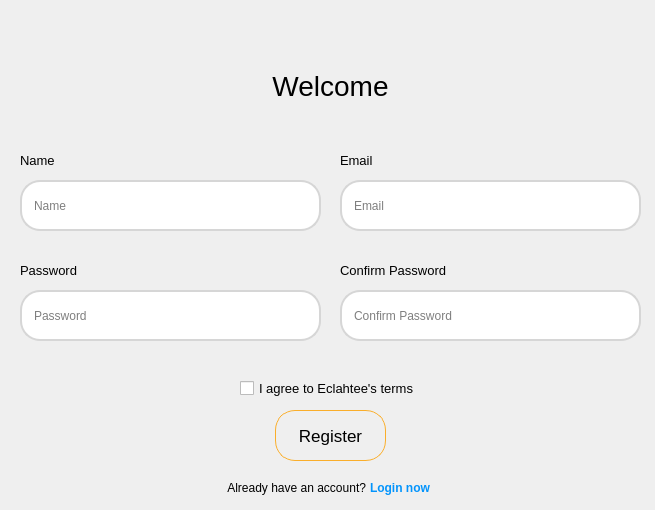
<?xml version="1.0" encoding="UTF-8"?>
<ui version="4.0">
 <class>MainWindow</class>
 <widget class="QMainWindow" name="MainWindow">
  <property name="geometry">
   <rect>
    <x>0</x>
    <y>0</y>
    <width>655</width>
    <height>510</height>
   </rect>
  </property>
  <property name="minimumSize">
   <size>
    <width>655</width>
    <height>510</height>
   </size>
  </property>
  <property name="maximumSize">
   <size>
    <width>655</width>
    <height>510</height>
   </size>
  </property>
  <property name="windowTitle">
   <string>MainWindow</string>
  </property>
  <property name="styleSheet">
   <string notr="true"/>
  </property>
  <widget class="QWidget" name="centralwidget">
   <widget class="QLineEdit" name="lineEdit">
    <property name="geometry">
     <rect>
      <x>20</x>
      <y>180</y>
      <width>301</width>
      <height>51</height>
     </rect>
    </property>
    <property name="styleSheet">
     <string notr="true">QLineEdit{
	padding: 10px;
	border: 2px solid rgb(214, 214, 214);
	border-radius: 20px;
}

QLineEdit:hover{
	padding: 10px;
	border: 2px solid gray;
	border-radius: 20px;
}

QLineEdit:focus{
	padding: 10px;
	border: 2px solid gray;
	border-radius: 20px;
}</string>
    </property>
    <property name="inputMask">
     <string/>
    </property>
    <property name="text">
     <string/>
    </property>
    <property name="placeholderText">
     <string>Name</string>
    </property>
   </widget>
   <widget class="QLineEdit" name="lineEdit_2">
    <property name="geometry">
     <rect>
      <x>20</x>
      <y>290</y>
      <width>301</width>
      <height>51</height>
     </rect>
    </property>
    <property name="styleSheet">
     <string notr="true">QLineEdit{
	padding: 10px;
	border: 2px solid rgb(214, 214, 214);
	border-radius: 20px;
}

QLineEdit:hover{
	padding: 10px;
	border: 2px solid gray;
	border-radius: 20px;
}

QLineEdit:focus{
	padding: 10px;
	border: 2px solid gray;
	border-radius: 20px;
}</string>
    </property>
    <property name="inputMask">
     <string/>
    </property>
    <property name="text">
     <string/>
    </property>
    <property name="echoMode">
     <enum>QLineEdit::Password</enum>
    </property>
    <property name="placeholderText">
     <string>Password</string>
    </property>
   </widget>
   <widget class="QLabel" name="label">
    <property name="geometry">
     <rect>
      <x>20</x>
      <y>150</y>
      <width>41</width>
      <height>21</height>
     </rect>
    </property>
    <property name="font">
     <font>
      <pointsize>10</pointsize>
      <weight>50</weight>
      <bold>false</bold>
      <kerning>false</kerning>
     </font>
    </property>
    <property name="text">
     <string>Name</string>
    </property>
   </widget>
   <widget class="QLabel" name="label_2">
    <property name="geometry">
     <rect>
      <x>20</x>
      <y>260</y>
      <width>61</width>
      <height>21</height>
     </rect>
    </property>
    <property name="font">
     <font>
      <pointsize>10</pointsize>
      <weight>50</weight>
      <bold>false</bold>
      <kerning>false</kerning>
     </font>
    </property>
    <property name="text">
     <string>Password</string>
    </property>
   </widget>
   <widget class="QLabel" name="label_5">
    <property name="geometry">
     <rect>
      <x>250</x>
      <y>60</y>
      <width>161</width>
      <height>51</height>
     </rect>
    </property>
    <property name="font">
     <font>
      <pointsize>21</pointsize>
     </font>
    </property>
    <property name="text">
     <string>Welcome</string>
    </property>
    <property name="alignment">
     <set>Qt::AlignCenter</set>
    </property>
   </widget>
   <widget class="QPushButton" name="pushButton">
    <property name="geometry">
     <rect>
      <x>275</x>
      <y>410</y>
      <width>111</width>
      <height>51</height>
     </rect>
    </property>
    <property name="font">
     <font>
      <pointsize>13</pointsize>
     </font>
    </property>
    <property name="styleSheet">
     <string notr="true">QPushButton{
	background-color: transparent;
	border: 1px solid #faae2b;
	border-radius: 20px;
}

QPushButton:hover{
	background-color: transparent;
	border: 2px solid #faae2b;
	border-radius: 20px;
}</string>
    </property>
    <property name="text">
     <string>Register</string>
    </property>
   </widget>
   <widget class="QLabel" name="label_6">
    <property name="geometry">
     <rect>
      <x>225</x>
      <y>480</y>
      <width>141</width>
      <height>16</height>
     </rect>
    </property>
    <property name="font">
     <font>
      <pointsize>9</pointsize>
     </font>
    </property>
    <property name="text">
     <string>Already have an account?</string>
    </property>
    <property name="alignment">
     <set>Qt::AlignRight|Qt::AlignTrailing|Qt::AlignVCenter</set>
    </property>
   </widget>
   <widget class="QLabel" name="label_7">
    <property name="geometry">
     <rect>
      <x>370</x>
      <y>480</y>
      <width>91</width>
      <height>16</height>
     </rect>
    </property>
    <property name="font">
     <font>
      <pointsize>9</pointsize>
      <weight>75</weight>
      <bold>true</bold>
     </font>
    </property>
    <property name="styleSheet">
     <string notr="true">color: rgb(3, 148, 252);</string>
    </property>
    <property name="text">
     <string>Login now</string>
    </property>
   </widget>
   <widget class="QCheckBox" name="checkBox">
    <property name="geometry">
     <rect>
      <x>240</x>
      <y>380</y>
      <width>201</width>
      <height>17</height>
     </rect>
    </property>
    <property name="font">
     <font>
      <pointsize>10</pointsize>
     </font>
    </property>
    <property name="text">
     <string>I agree to Eclahtee's terms</string>
    </property>
   </widget>
   <widget class="QLineEdit" name="lineEdit_3">
    <property name="geometry">
     <rect>
      <x>340</x>
      <y>180</y>
      <width>301</width>
      <height>51</height>
     </rect>
    </property>
    <property name="styleSheet">
     <string notr="true">QLineEdit{
	padding: 10px;
	border: 2px solid rgb(214, 214, 214);
	border-radius: 20px;
}

QLineEdit:hover{
	padding: 10px;
	border: 2px solid gray;
	border-radius: 20px;
}

QLineEdit:focus{
	padding: 10px;
	border: 2px solid gray;
	border-radius: 20px;
}</string>
    </property>
    <property name="inputMask">
     <string/>
    </property>
    <property name="text">
     <string/>
    </property>
    <property name="placeholderText">
     <string>Email</string>
    </property>
   </widget>
   <widget class="QLabel" name="label_3">
    <property name="geometry">
     <rect>
      <x>340</x>
      <y>260</y>
      <width>111</width>
      <height>21</height>
     </rect>
    </property>
    <property name="font">
     <font>
      <pointsize>10</pointsize>
      <weight>50</weight>
      <bold>false</bold>
      <kerning>false</kerning>
     </font>
    </property>
    <property name="text">
     <string>Confirm Password</string>
    </property>
   </widget>
   <widget class="QLineEdit" name="lineEdit_4">
    <property name="geometry">
     <rect>
      <x>340</x>
      <y>290</y>
      <width>301</width>
      <height>51</height>
     </rect>
    </property>
    <property name="styleSheet">
     <string notr="true">QLineEdit{
	padding: 10px;
	border: 2px solid rgb(214, 214, 214);
	border-radius: 20px;
}

QLineEdit:hover{
	padding: 10px;
	border: 2px solid gray;
	border-radius: 20px;
}

QLineEdit:focus{
	padding: 10px;
	border: 2px solid gray;
	border-radius: 20px;
}</string>
    </property>
    <property name="inputMask">
     <string/>
    </property>
    <property name="text">
     <string/>
    </property>
    <property name="echoMode">
     <enum>QLineEdit::Password</enum>
    </property>
    <property name="placeholderText">
     <string>Confirm Password</string>
    </property>
   </widget>
   <widget class="QLabel" name="label_8">
    <property name="geometry">
     <rect>
      <x>340</x>
      <y>150</y>
      <width>41</width>
      <height>21</height>
     </rect>
    </property>
    <property name="font">
     <font>
      <pointsize>10</pointsize>
      <weight>50</weight>
      <bold>false</bold>
      <kerning>false</kerning>
     </font>
    </property>
    <property name="text">
     <string>Email</string>
    </property>
   </widget>
  </widget>
 </widget>
 <resources>
  <include location="../Buổi 6/resource2.qrc"/>
 </resources>
 <connections/>
</ui>
